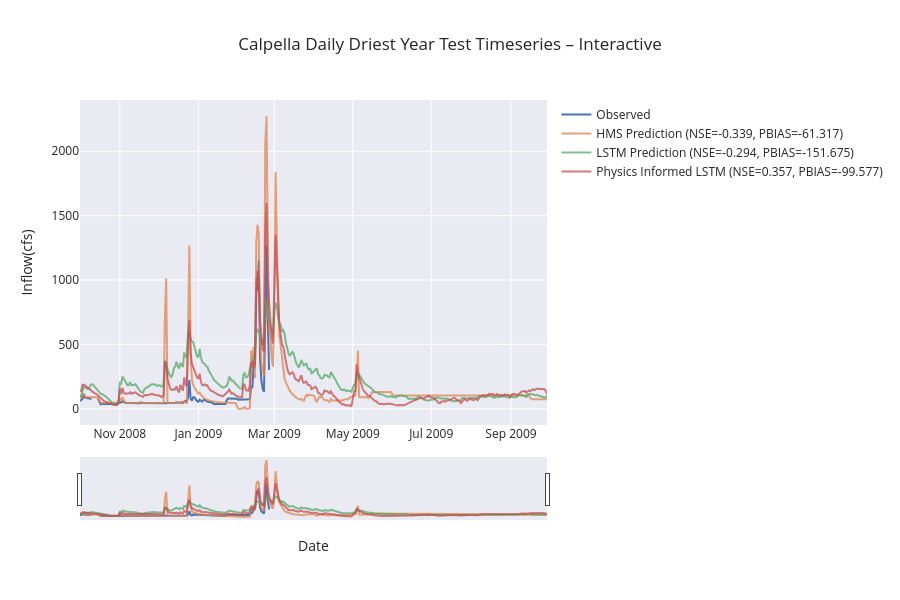

Here is the notebook cell this chart was saved with:
### Code cell
if not skip_best_model_test:
    plot_timeseries_comparison(source=(no_physics_test_csv, physics_test_csv, path_to_physics_data), title="Calpella Daily Driest Year Test Timeseries – Interactive", backend="plotly", metrics=metric_list, start_date=dryest_start_test, end_date=dryest_end_test, metrics_out="calpella_daily_test_dry_metrics.csv", ts_out="calpella_daily_test_dry_combined_ts.csv", legend_font=12, axis_font=22)
else:
    plot_timeseries_comparison(source=combined_df, title="Calpella Daily Driest Year Test Timeseries – Interactive", backend="plotly", metrics=metric_list, start_date=dryest_start_test, end_date=dryest_end_test, metrics_out="calpella_daily_test_dry_metrics.csv", ts_out="calpella_daily_test_dry_combined_ts.csv", legend_font=12, axis_font=22)

### Figure 1 — Plotly figure (JSON) as saved in the notebook; plotly's stock layout.template omitted (floating-point values rounded to 4 significant figures; data arrays with more than 128 entries replaced by an {"elided": "..."} marker saying what was removed)
{"data": [{"line": {"width": 2.0}, "mode": "lines", "name": "Observed", "x": {"elided": "364 str values"}, "y": {"elided": "364 float values"}, "type": "scatter"}, {"line": {"width": 2.0}, "mode": "lines", "name": "HMS Prediction (NSE=-0.339, PBIAS=-61.317)", "opacity": 0.75, "x": {"elided": "364 str values"}, "y": {"elided": "364 float values"}, "type": "scatter"}, {"line": {"width": 2.0}, "mode": "lines", "name": "LSTM Prediction (NSE=-0.294, PBIAS=-151.675)", "opacity": 0.75, "x": {"elided": "364 str values"}, "y": {"elided": "364 float values"}, "type": "scatter"}, {"line": {"width": 2.0}, "mode": "lines", "name": "Physics Informed LSTM (NSE=0.357, PBIAS=-99.577)", "opacity": 0.75, "x": {"elided": "364 str values"}, "y": {"elided": "364 float values"}, "type": "scatter"}], "layout": {"legend": {"font": {"size": 12}, "x": 1.02, "y": 1, "xanchor": "left", "yanchor": "top", "bgcolor": "rgba(0,0,0,0)"}, "xaxis": {"rangeslider": {"visible": true}, "title": {"text": "Date"}, "type": "date"}, "margin": {"r": 300}, "title": {"text": "Calpella Daily Driest Year Test Timeseries – Interactive"}, "height": 600, "yaxis": {"title": {"text": "Inflow(cfs)"}}, "hovermode": "x unified"}}
